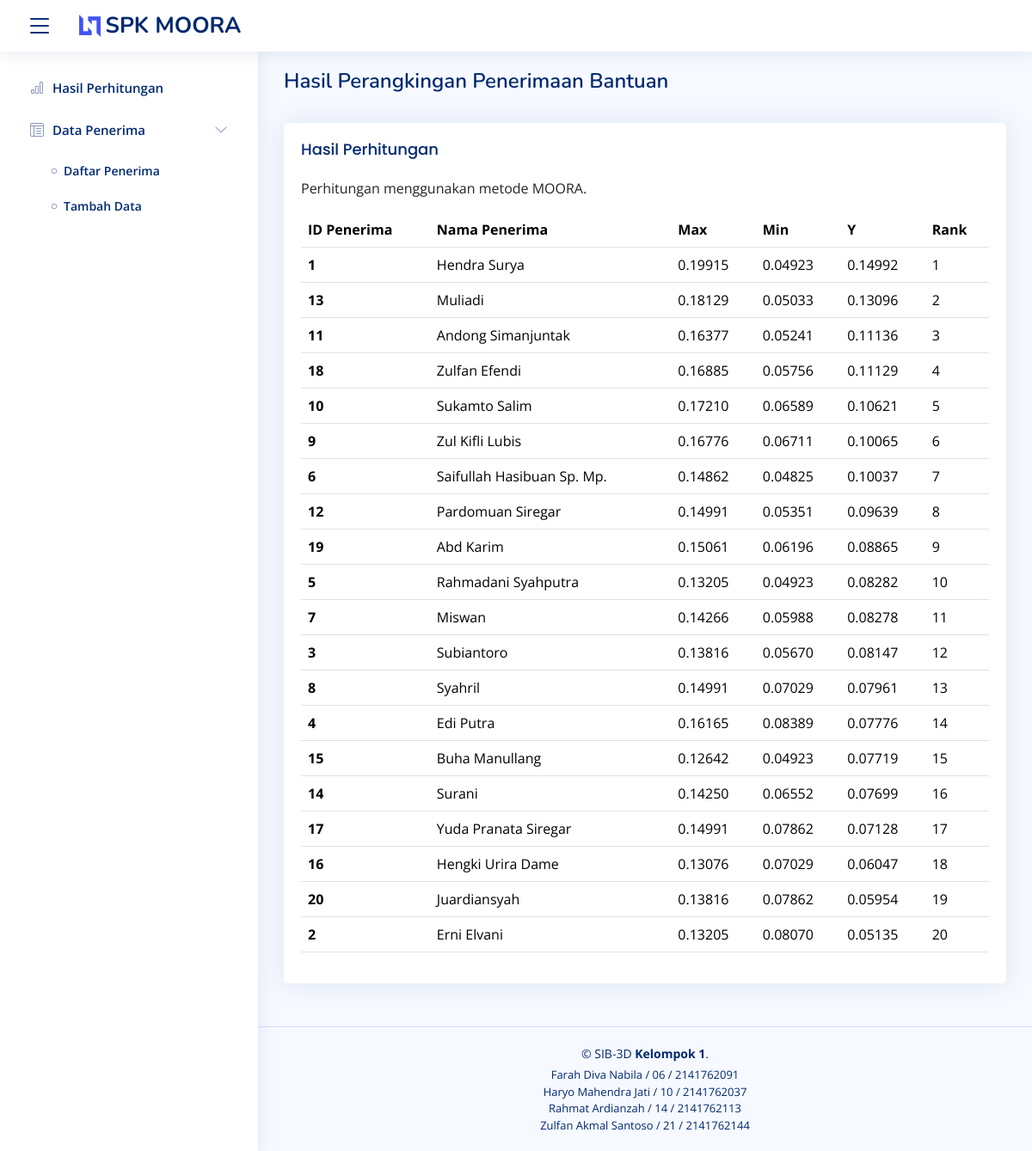
The page / on the database its author committed.
### tables this page shows
CREATE TABLE `alternatif` (
  `id` int(11) NOT NULL,
  `nama` varchar(100) NOT NULL,
  `c1` int(11) NOT NULL,
  `c2` int(11) NOT NULL,
  `c3` int(11) NOT NULL,
  `c4` varchar(20) NOT NULL,
  `c5` varchar(20) NOT NULL,
  `c6` varchar(20) NOT NULL,
  `c7` varchar(20) NOT NULL,
  `c8` varchar(20) NOT NULL
);

### data.php (called while the page is built, shortened)
<?php
$kriteria = [
    ["nama" => "Penghasilan",                    "jenis" => "Cost",     "bobot" => 5],
    ["nama" => "Jumlah Tanggungan Anak",         "jenis" => "Benefit",  "bobot" => 4],
    ["nama" => "Luas Tanah",                     "jenis" => "Cost",     "bobot" => 3],
    ["nama" => "Jenis Dinding Rumah",            "jenis" => "Benefit",  "bobot" => 3],
    ["nama" => "Status Kepemilikan Rumah",       "jenis" => "Benefit",  "bobot" => 4],
    ["nama" => "Sumber Penerangan",              "jenis" => "Benefit",  "bobot" => 3],
    ["nama" => "Bahan Bakar Masak",              "jenis" => "Benefit",  "bobot" => 3],
    ["nama" => "Pendidikan Kepala Rumah Tangga", "jenis" => "Benefit",  "bobot" => 3]
];
$koneksi = mysqli_connect("localhost", "root", "", "spk_penerima_bantuan");
$query = "SELECT * FROM alternatif;";
$result = mysqli_query($koneksi, $query);
$alternatif = array();
while ($line = mysqli_fetch_array($result)){
    $alternatif[] = $line;
}
?>

### moora.php (called while the page is built, shortened)
<?php
function compare_y($a, $b){
    return ($a['y'] > $b['y'])? -1 : 1;
}
function moora($alternatif, $kriteria){
    $sum = 0;
    $w = [];
    for ($i=0; $i<count($kriteria); $i++){
        $sum = $sum + $kriteria[$i]['bobot'];
    }
    for ($i=0; $i<count($kriteria); $i++){
        $w[$i] = $kriteria[$i]['bobot'] / $sum;
    }
    $id = [];
    for ($i=0; $i<count($alternatif); $i++){
        $id[] = $alternatif[$i]['id'];
    }
    $x = [];
    for ($i=0; $i<count($alternatif); $i++){
        if ($alternatif[$i]['c4'] == 'Batu'){
            $c4 = 1;
        } else if ($alternatif[$i]['c4'] == 'Papan'){
            $c4 = 2;
        } else {
            $c4 = 3;
        }
        if ($alternatif[$i]['c5'] == 'Milik Sendiri'){
            $c5 = 1;
        } else if ($alternatif[$i]['c5'] == 'Kontrak'){
            $c5 = 2;
        } else {
            $c5 = 3;
        }
        if ($alternatif[$i]['c6'] == 'Listrik'){
            $c6 = 1;
        } else {
            $c6 = 2;
        }
        if ($alternatif[$i]['c7'] == 'LPG'){
            $c7 = 1;
        } else if ($alternatif[$i]['c7'] == 'Minyak Tanah'){
            $c7 = 2;
        } else {
            $c7 = 3;
        }
        if ($alternatif[$i]['c8'] == 'S1'){
            $c8 = 1;
        } else if ($alternatif[$i]['c8'] == 'SMA'){
            $c8 = 2;
        } else {
            $c8 = 3;
        }
        $x[] = [$alternatif[$i]['c1'], $alternatif[$i]['c2'], $alternatif[$i]['c3'], $c4, $c5, $c6, $c7, $c8];
    }
    $n = count($x);
    $m = count($x[0]);
    $r = [];
    for ($j=0; $j<$m; $j++){
        $sum_kuadrat = 0;
        for ($i=0; $i<$n; $i++){
            $sum_kuadrat += pow($x[$i][$j], 2);
        }
        $akar = sqrt($sum_kuadrat);
        for ($i=0; $i<$n; $i++){
            $r[$i][$j] = $x[$i][$j] / $akar;
        }
    }
    $v = [];
    for ($i=0; $i<$n; $i++){
        for ($j=0; $j<$m; $j++){
            $v[$i][$j] = $r[$i][$j] * $w[$j];
        }
    }
    $y = [];
    for ($i=0; $i<$n; $i++){
        $max = 0;
        $min = 0;
        for ($j=0; $j<$m; $j++){
            if ($kriteria[$j]['jenis'] == 'Benefit'){
                $max = $max + $v[$i][$j];
            } else{
                $min = $min + $v[$i][$j];
            }
        }
        $y[$i] = ["alt" => $id[$i], "max" => $max, "min" => $min, "y" => ($max-$min)];
    }
    usort($y, "compare_y");
    return $y;
}
?>

### index.php (the view, shortened to what this page needs)
<!DOCTYPE html>
<html lang="en">
<head>
  <?php
  include 'head.php';
  include 'data.php';
  include 'moora.php';
  ?>
</head>
<body>
  <?php
  include 'header.php';
  include 'sidebar.php';
  ?>
  <main id="main" class="main">
    <div class="pagetitle">
      <h1>Hasil Perangkingan Penerimaan Bantuan</h1>
      <br>
    </div>
    <section class="section">
      <div class="row">
        <div class="col-lg-12">
          <div class="card">
            <div class="card-body">
              <h5 class="card-title">Hasil Perhitungan</h5>
              <p>Perhitungan menggunakan metode MOORA.</p>
              <table class="table datatable table-hover">
                <thead>
                  <tr>
                    <th>ID Penerima</th>
                    <th>Nama Penerima</th>
                    <th>Max</th>
                    <th>Min</th>
                    <th>Y</th>
                    <th>Rank</th>
                  </tr>
                </thead>
                <tbody>
                  <?php
                  $y = moora($alternatif, $kriteria);
                  $no = 0;
                  foreach ($y as $row){
                      echo "<tr>";
                      echo "<th scope='row'>" . $row['alt'] . "</th>";
                      $key = array_search($row['alt'], array_column($alternatif, 'id'));
                      echo "<td>" . $alternatif[$key]['nama'] . "</td>";
                      echo "<td>" . number_format($row['max'], 5) . "</td>";
                      echo "<td>" . number_format($row['min'], 5) . "</td>";
                      echo "<td>" . number_format($row['y'], 5) . "</td>";
                      echo "<td>" . (++$no) . "</td>";
                      echo "</tr>";
                  }
                  ?>
                </tbody>
              </table>
            </div>
          </div>
        </div>
      </div>
    </section>
  </main>
  <?php include 'footer.php';?>
</body>
</html>

### head.php (shortened to what this page needs)
<link href="assets/vendor/bootstrap/css/bootstrap.min.css" rel="stylesheet">
<link href="assets/vendor/bootstrap-icons/bootstrap-icons.css" rel="stylesheet">
<link href="assets/vendor/boxicons/css/boxicons.min.css" rel="stylesheet">
<link href="assets/vendor/quill/quill.snow.css" rel="stylesheet">
<link href="assets/vendor/quill/quill.bubble.css" rel="stylesheet">
<link href="assets/vendor/remixicon/remixicon.css" rel="stylesheet">
<link href="assets/vendor/simple-datatables/style.css" rel="stylesheet">
<link href="assets/css/style.css" rel="stylesheet">
<link rel="stylesheet" href="https://cdn.datatables.net/1.13.7/css/jquery.dataTables.css" />

### header.php
<header id="header" class="header fixed-top d-flex align-items-center">
  <div class="d-flex align-items-center justify-content-between">
    <a class="bi bi-list toggle-sidebar-btn" style="margin-right: 30px;"></a>
    <a href="index.php" class="logo d-flex align-items-center">
      <img src="assets/img/logo.png" alt="">
      <span class="d-none d-lg-block">SPK MOORA</span>
    </a>
  </div>
</header>

### sidebar.php
<aside id="sidebar" class="sidebar">
<ul class="sidebar-nav" id="sidebar-nav">
    <li class="nav-item">
    <a class="nav-link collapsed" href="index.php">
        <i class="bi bi-bar-chart"></i>
        <span>Hasil Perhitungan</span>
    </a>
    </li>
    <li class="nav-item">
    <a class="nav-link collapsed" data-bs-target="#components-nav" data-bs-toggle="collapse">
        <i class="bi bi-layout-text-window-reverse"></i>
        <span>Data Penerima</span>
        <i class="bi bi-chevron-down ms-auto"></i>
    </a>
    <ul id="components-nav" class="nav-content" data-bs-parent="#sidebar-nav">
        <li>
            <a class="" href="page-data.php">
              <i class="bi bi-circle"></i><span>Daftar Penerima</span>
            </a>
        </li>
        <li>
            <a href="page-tambah-data.php">
              <i class="bi bi-circle"></i><span>Tambah Data</span>
            </a>
        </li>
    </ul>
    </li>
</ul>
</aside>

### footer.php (shortened to what this page needs)
<footer id="footer" class="footer">
<div class="copyright">
    &copy; SIB-3D<strong><span> Kelompok 1</span></strong>.
</div>
<div class="credits">
    Farah Diva Nabila / 06 / 2141762091 <br>
    Haryo Mahendra Jati / 10 / 2141762037 <br>
    Rahmat Ardianzah / 14 / 2141762113 <br>
    Zulfan Akmal Santoso / 21 / 2141762144
</div>
</footer>

### assets/css/style.css (style rules this page uses)
:root { scroll-behavior: smooth; }
body { font-family: "Open Sans", sans-serif; background: #f6f9ff; color: #444444; }
a { color: #4154f1; text-decoration: none; }
h1, h2, h3, h4, h5, h6 { font-family: "Nunito", sans-serif; }
#main { margin-top: 60px; padding: 20px 30px; transition: all 0.3s; }
.pagetitle { margin-bottom: 10px; }
.pagetitle h1 { font-size: 24px; margin-bottom: 0; font-weight: 600; color: #012970; }
.card { margin-bottom: 30px; border: none; border-radius: 5px; box-shadow: 0px 0 30px rgba(1, 41, 112, 0.1); }
.card-title { padding: 20px 0 15px 0; font-size: 18px; font-weight: 500; color: #012970; font-family: "Poppins", sans-serif; }
.card-body { padding: 0 20px 20px 20px; }
.logo { line-height: 1; }
@media (min-width: 1200px) { .logo { width: 280px; } }
.logo img { max-height: 26px; margin-right: 6px; }
.logo span { font-size: 26px; font-weight: 700; color: #012970; font-family: "Nunito", sans-serif; }
.header { transition: all 0.5s; z-index: 997; height: 60px; box-shadow: 0px 2px 20px rgba(1, 41, 112, 0.1); background-color: #fff; padding-left: 20px; }
.header .toggle-sidebar-btn { font-size: 32px; padding-left: 10px; cursor: pointer; color: #012970; }
.sidebar { position: fixed; top: 60px; left: 0; bottom: 0; width: 300px; z-index: 996; transition: all 0.3s; padding: 20px; overflow-y: auto; scrollbar-width: thin; scrollbar-color: #aab7cf transparent; box-shadow: 0px 0px 20px rgba(1, 41, 112, 0.1); background-color: #fff; }
@media (min-width: 1200px) { #main, #footer { margin-left: 300px; } }
.sidebar-nav { padding: 0; margin: 0; list-style: none; }
.sidebar-nav li { padding: 0; margin: 0; list-style: none; }
.sidebar-nav .nav-item { margin-bottom: 5px; }
.sidebar-nav .nav-link { display: flex; align-items: center; font-size: 15px; font-weight: 600; color: #4154f1; transition: 0.3; background: #f6f9ff; padding: 10px 15px; border-radius: 4px; }
.sidebar-nav .nav-link i { font-size: 16px; margin-right: 10px; color: #4154f1; }
.sidebar-nav .nav-link.collapsed { color: #012970; background: #fff; }
.sidebar-nav .nav-link.collapsed i { color: #899bbd; }
.sidebar-nav .nav-link .bi-chevron-down { margin-right: 0; transition: transform 0.2s ease-in-out; }
.sidebar-nav .nav-content { padding: 5px 0 0 0; margin: 0; list-style: none; }
.sidebar-nav .nav-content a { display: flex; align-items: center; font-size: 14px; font-weight: 600; color: #012970; transition: 0.3; padding: 10px 0 10px 40px; transition: 0.3s; }
.sidebar-nav .nav-content a i { font-size: 6px; margin-right: 8px; line-height: 0; border-radius: 50%; }
.footer { padding: 20px 0; font-size: 14px; transition: all 0.3s; border-top: 1px solid #cddfff; }
.footer .copyright { text-align: center; color: #012970; }
.footer .credits { padding-top: 5px; text-align: center; font-size: 13px; color: #012970; }

### rows shown on the page
alternatif: nama "Hendra Surya"
alternatif: nama "Muliadi"
alternatif: nama "Andong Simanjuntak"
alternatif: nama "Zulfan Efendi"
alternatif: nama "Sukamto Salim"
alternatif: nama "Zul Kifli Lubis"
alternatif: nama "Saifullah Hasibuan Sp. Mp."
alternatif: nama "Pardomuan Siregar"
alternatif: nama "Abd Karim"
alternatif: nama "Rahmadani Syahputra"
alternatif: nama "Miswan"
alternatif: nama "Subiantoro"
alternatif: nama "Syahril"
alternatif: nama "Edi Putra"
alternatif: nama "Buha Manullang"
alternatif: nama "Surani"
alternatif: nama "Yuda Pranata Siregar"
alternatif: nama "Hengki Urira Dame"
alternatif: nama "Juardiansyah"
alternatif: nama "Erni Elvani"

### other values the page prints
$row['alt'] "1"
$row['max'] "0.19915"
$row['min'] "0.04923"
$row['y'] "0.14992"
$row['alt'] "13"
$row['max'] "0.18129"
$row['min'] "0.05033"
$row['y'] "0.13096"
$row['alt'] "11"
$row['max'] "0.16377"
$row['min'] "0.05241"
$row['y'] "0.11136"
$row['alt'] "18"
$row['max'] "0.16885"
$row['min'] "0.05756"
